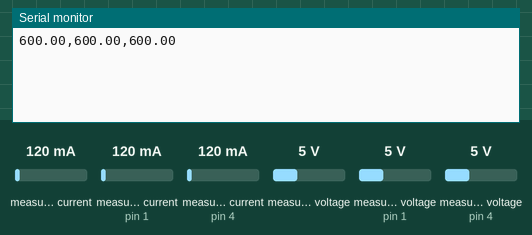
Recording of a sketch running on a simulated Arduino Uno, built with avr-gcc and run on an emulated ATmega328P. Parts: the last lines printed to the serial monitor. Inputs (shaded band) come from the test bench; at power-on: measured current 120 mA, measured current (sensors on pin 1, pin 4) 120 mA, measured voltage 5 V, measured voltage (sensors on pin 1, pin 4) 5 V.

Above: at 1.2 s.
1.3 s: measured current (sensor 0) set to 40 mA
2.8 s: measured current (sensor on pin 1) set to 40 mA
At 4.0 s:
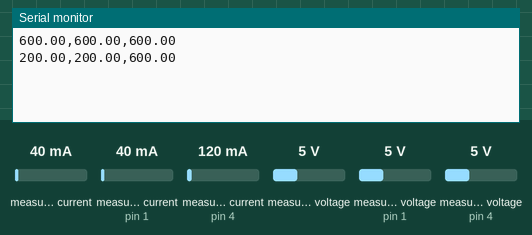
4.3 s: measured current (sensor on pin 4) set to 40 mA
5.8 s: measured voltage (sensor 0) set to 0.3 V
At 7.0 s:
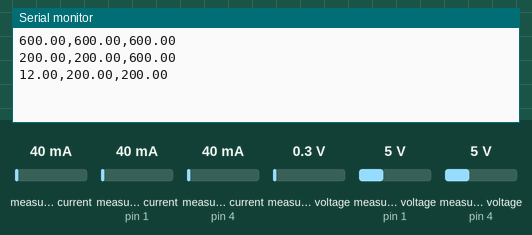
7.3 s: measured voltage (sensor on pin 1) set to 0.3 V
8.8 s: measured voltage (sensor on pin 4) set to 0.3 V
At 10.3 s:
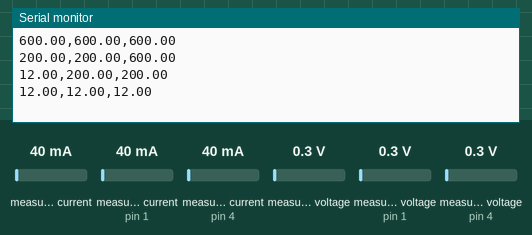
Timing chart, 0 to 11.3 s (numbered marks = the images above; inputs shaded):
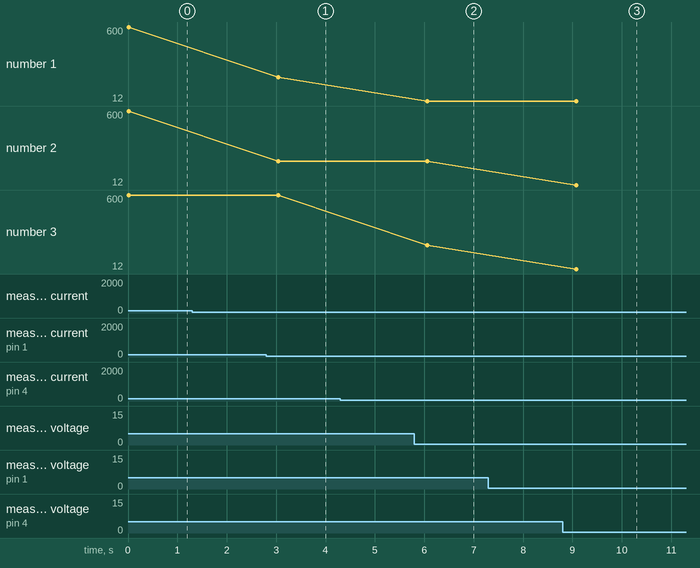

Measured:
- after the input at 2.8 s, the serial monitor: prints a new line after 0.24 s (image 1)
- after the input at 5.8 s, the serial monitor: prints a new line after 0.26 s (image 2)
- after the input at 8.8 s, the serial monitor: prints a new line after 0.28 s (image 3)
- plotted number 1: 200 → 12 after the input at 5.8 s

The sketch:

sensor__1_.ino
```cpp
#include <Wire.h>
#include <Adafruit_INA219.h>

Adafruit_INA219 ina219_1;
Adafruit_INA219 ina219_2(0x41);
Adafruit_INA219 ina219_3(0x44);

void setup() {
  Serial.begin(115200);
  while (!Serial) {
    // Wait for serial connection
  }

  Wire.begin();

  ina219_1.begin();
  ina219_1.setCalibration_32V_2A();

  ina219_2.begin();
  ina219_2.setCalibration_32V_2A();

  ina219_3.begin();
  ina219_3.setCalibration_32V_2A();
}

void loop() {
  float busVoltage1 = ina219_1.getBusVoltage_V();
  float current1 = ina219_1.getCurrent_mA();
  float power1 = ina219_1.getPower_mW();

  float busVoltage2 = ina219_2.getBusVoltage_V();
  float current2 = ina219_2.getCurrent_mA();
  float power2 = ina219_2.getPower_mW();

  float busVoltage3 = ina219_3.getBusVoltage_V();
  float current3 = ina219_3.getCurrent_mA();
  float power3 = ina219_3.getPower_mW();

  Serial.print(power1);
  Serial.print(",");
  Serial.print(power2);
  Serial.print(",");
  Serial.println(power3);

  delay(3000);
}
```
